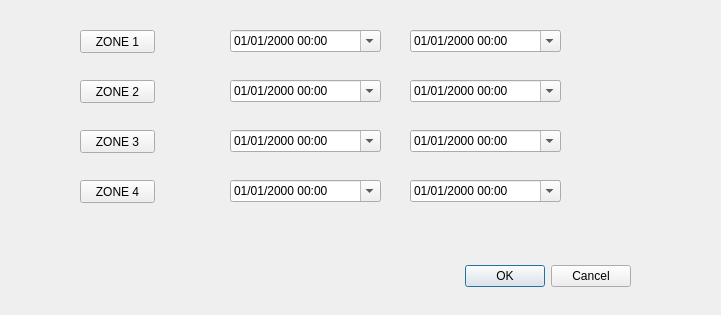
<?xml version="1.0" encoding="UTF-8"?>
<ui version="4.0">
 <class>Dialog</class>
 <widget class="QDialog" name="Dialog">
  <property name="geometry">
   <rect>
    <x>0</x>
    <y>0</y>
    <width>721</width>
    <height>315</height>
   </rect>
  </property>
  <property name="windowTitle">
   <string>Dialog</string>
  </property>
  <widget class="QDialogButtonBox" name="btnTestZone">
   <property name="geometry">
    <rect>
     <x>290</x>
     <y>260</y>
     <width>341</width>
     <height>32</height>
    </rect>
   </property>
   <property name="orientation">
    <enum>Qt::Horizontal</enum>
   </property>
   <property name="standardButtons">
    <set>QDialogButtonBox::Cancel|QDialogButtonBox::Ok</set>
   </property>
  </widget>
  <widget class="QPushButton" name="pushButtonZone1">
   <property name="geometry">
    <rect>
     <x>80</x>
     <y>30</y>
     <width>75</width>
     <height>23</height>
    </rect>
   </property>
   <property name="text">
    <string>ZONE 1</string>
   </property>
  </widget>
  <widget class="QDateTimeEdit" name="dtZone1From">
   <property name="geometry">
    <rect>
     <x>230</x>
     <y>30</y>
     <width>151</width>
     <height>22</height>
    </rect>
   </property>
   <property name="displayFormat">
    <string>dd/MM/yyyy HH:mm</string>
   </property>
   <property name="calendarPopup">
    <bool>true</bool>
   </property>
  </widget>
  <widget class="QPushButton" name="pushButtonZone2">
   <property name="geometry">
    <rect>
     <x>80</x>
     <y>80</y>
     <width>75</width>
     <height>23</height>
    </rect>
   </property>
   <property name="text">
    <string>ZONE 2</string>
   </property>
  </widget>
  <widget class="QPushButton" name="pushButtonZone3">
   <property name="geometry">
    <rect>
     <x>80</x>
     <y>130</y>
     <width>75</width>
     <height>23</height>
    </rect>
   </property>
   <property name="text">
    <string>ZONE 3</string>
   </property>
  </widget>
  <widget class="QPushButton" name="pushButtonZone4">
   <property name="geometry">
    <rect>
     <x>80</x>
     <y>180</y>
     <width>75</width>
     <height>23</height>
    </rect>
   </property>
   <property name="text">
    <string>ZONE 4</string>
   </property>
  </widget>
  <widget class="QDateTimeEdit" name="dtZone1To">
   <property name="geometry">
    <rect>
     <x>410</x>
     <y>30</y>
     <width>151</width>
     <height>22</height>
    </rect>
   </property>
   <property name="displayFormat">
    <string>dd/MM/yyyy HH:mm</string>
   </property>
   <property name="calendarPopup">
    <bool>true</bool>
   </property>
  </widget>
  <widget class="QDateTimeEdit" name="dtZone2From">
   <property name="geometry">
    <rect>
     <x>230</x>
     <y>80</y>
     <width>151</width>
     <height>22</height>
    </rect>
   </property>
   <property name="displayFormat">
    <string>dd/MM/yyyy HH:mm</string>
   </property>
   <property name="calendarPopup">
    <bool>true</bool>
   </property>
  </widget>
  <widget class="QDateTimeEdit" name="dtZone2To">
   <property name="geometry">
    <rect>
     <x>410</x>
     <y>80</y>
     <width>151</width>
     <height>22</height>
    </rect>
   </property>
   <property name="displayFormat">
    <string>dd/MM/yyyy HH:mm</string>
   </property>
   <property name="calendarPopup">
    <bool>true</bool>
   </property>
  </widget>
  <widget class="QDateTimeEdit" name="dtZone3To">
   <property name="geometry">
    <rect>
     <x>410</x>
     <y>130</y>
     <width>151</width>
     <height>22</height>
    </rect>
   </property>
   <property name="displayFormat">
    <string>dd/MM/yyyy HH:mm</string>
   </property>
   <property name="calendarPopup">
    <bool>true</bool>
   </property>
  </widget>
  <widget class="QDateTimeEdit" name="dtZone3From">
   <property name="geometry">
    <rect>
     <x>230</x>
     <y>130</y>
     <width>151</width>
     <height>22</height>
    </rect>
   </property>
   <property name="displayFormat">
    <string>dd/MM/yyyy HH:mm</string>
   </property>
   <property name="calendarPopup">
    <bool>true</bool>
   </property>
  </widget>
  <widget class="QDateTimeEdit" name="dtZone4From">
   <property name="geometry">
    <rect>
     <x>230</x>
     <y>180</y>
     <width>151</width>
     <height>22</height>
    </rect>
   </property>
   <property name="displayFormat">
    <string>dd/MM/yyyy HH:mm</string>
   </property>
   <property name="calendarPopup">
    <bool>true</bool>
   </property>
  </widget>
  <widget class="QDateTimeEdit" name="dtZone4To">
   <property name="geometry">
    <rect>
     <x>410</x>
     <y>180</y>
     <width>151</width>
     <height>22</height>
    </rect>
   </property>
   <property name="displayFormat">
    <string>dd/MM/yyyy HH:mm</string>
   </property>
   <property name="calendarPopup">
    <bool>true</bool>
   </property>
  </widget>
 </widget>
 <resources/>
 <connections>
  <connection>
   <sender>btnTestZone</sender>
   <signal>accepted()</signal>
   <receiver>Dialog</receiver>
   <slot>accept()</slot>
   <hints>
    <hint type="sourcelabel">
     <x>248</x>
     <y>254</y>
    </hint>
    <hint type="destinationlabel">
     <x>157</x>
     <y>274</y>
    </hint>
   </hints>
  </connection>
  <connection>
   <sender>btnTestZone</sender>
   <signal>rejected()</signal>
   <receiver>Dialog</receiver>
   <slot>reject()</slot>
   <hints>
    <hint type="sourcelabel">
     <x>316</x>
     <y>260</y>
    </hint>
    <hint type="destinationlabel">
     <x>286</x>
     <y>274</y>
    </hint>
   </hints>
  </connection>
 </connections>
</ui>
